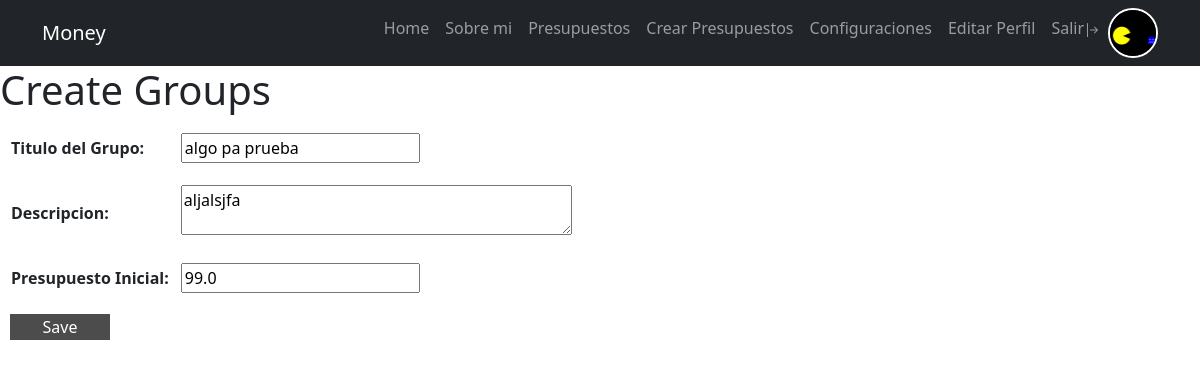
Page /create_groups/22 (signed in) on the committed database.
### user/models.py (models this page shows)
class UserProfile(models.Model):
    user = models.OneToOneField(User, on_delete=models.CASCADE, related_name='profile')
    phone = models.CharField(max_length=25, null=True, blank=True)
    birth_date = models.DateField(null=True)
    profile_picture = models.ImageField(upload_to='profile_images', null=True, blank=True)

### payments/models.py (models this page shows, shortened)
class Groups_Pay(models.Model):
  Title_groups = models.CharField(max_length=200)
  description = models.TextField(max_length=1000)
  created = models.DateTimeField(auto_now_add=True)
  budget = models.FloatField()
  user = models.ForeignKey(User, on_delete=models.CASCADE)

### payments/views.py (the view, shortened to what this page needs)
# urls.py: path('create_groups/<str:pk>', create_groups, name="create_groups"),
@login_required
def create_groups(request, pk):
    if request.method == "GET":
        print(pk)
        if pk==str(999):
            return render(request, 'create_groups.html', {"form": GroupsForm})
        task = get_object_or_404(Groups_Pay, id=pk, user=request.user)
        form = GroupsForm(instance=task)
        return render(request, 'create_groups.html', {'form': form})

### payments/forms.py
class GroupsForm(ModelForm):
    class Meta:
        model = Groups_Pay
        fields = ['Title_groups', 'description', 'budget']
        labels = {
            'Title_groups': _('Titulo del Grupo'),
            'description': _('Descripcion'),
            'budget': _('Presupuesto Inicial'),
        }

### templates/create_groups.html (shortened to what this page needs)
{% extends 'base.html' %}
{% block content %}
<h1>Create Groups</h1>
<form method="POST">
  <table>
    {{form.as_table}}
  </table>
  <button>Save</button>
</form>
{% endblock %}

### templates/_navbar.html (shortened to what this page needs)
<nav class="navbar navbar-expand-lg navbar-dark bg-dark">
    <div class="container">
      <a class="navbar-brand" href="/">Money</a>
      <div class="collapse navbar-collapse" id="navbarNav">
        <ul class="navbar-nav ms-auto">
          <li class="nav-item">
            <a href="/" class="nav-link">Home</a>
          </li>
          <li class="nav-item">
            <a href="/about_me" class="nav-link">Sobre mi</a>
          </li>
          {% if user.is_authenticated %}
          <li class="nav-item">
            <a href="/groups" class="nav-link">Presupuestos</a>
          </li>
          <li class="nav-item">
            <a href="/create_groups/999" class="nav-link">Crear Presupuestos</a>
          </li>
          <li class="nav-item">
            <a href="/update_user/" class="nav-link">Configuraciones</a>
          </li>
          <li class="nav-item">
            <a href="/update_profile" class="nav-link">Editar Perfil</a>
          </li>
          <li class="nav-item">
            <a class="nav-link" href="/logout">Salir</a>
          </li>
                {% if user.profile.profile_picture != "" %}
                <div class="pic"><img src="{{user.profile.profile_picture.url}}" alt=""></div>
                {% endif %}
          {% endif %}
        </ul>
      </div>
    </div>
  </nav>

### templates/_navbar.html (style rules this page uses)
.pic { width: 50px; height: 50px; border-radius: 50px; overflow: hidden; border: 2px solid white; }
.pic img { width: 50px; height: 50px; object-fit: cover; }

### templates/create_groups.html (style rules this page uses)
input, label, textarea, button { margin: 10px 0 10px 10px; }
textarea { height: 50px; }
button { width: 100px; border: none; color: white; background-color: rgba(0, 0, 0, 0.7); }

### rows in the picture
Groups_Pay: Title_groups "algo pa prueba", description "aljalsjfa", budget "99.0"
